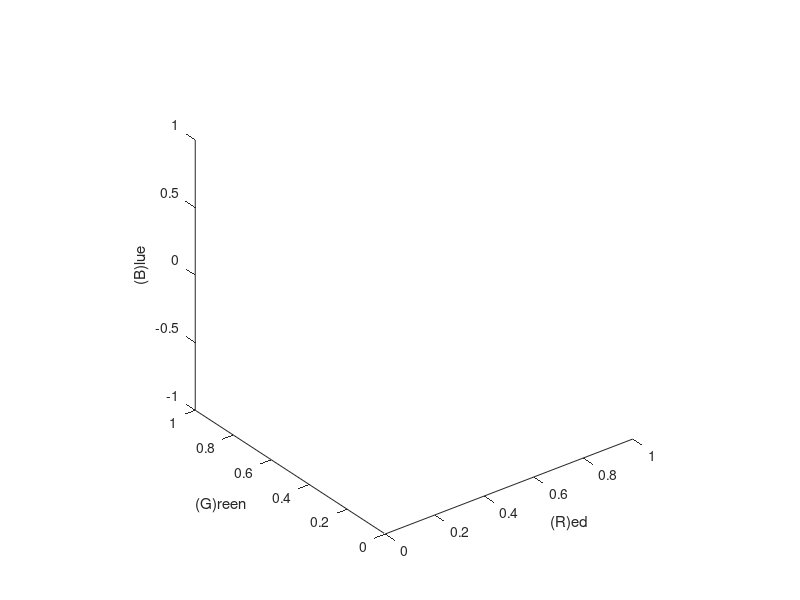

Here is the MATLAB script that generated this plot: (Note: this script raises an error after producing the figure.)
function demorgb(n);
%DEMORGB Demonstratate RGB colors.
%	DEMORGB(N) Gives some basic ideas of uicontrols. If n given it 
%	tells how many subdivisions there are for each axes, $n^3$ colors.
%
%SEE ALSO
%	Uses showwait, uicview, uicput, uicval.
%
%EXAMPLES
%	demorgb
%	print demorgb -djpeg

%Mention source when using or modifying these Shareware tools
%JVIR, Jussi.Virkkala@occuphealth.fi
%JVIR,  3-Feb-1999 Modified for PCWIN Matlab 5.2.

%	J.Virkkala 30-Jul-94	
%	J.Virkkala  6-Mar-95 Part of ScanUtil.

x=[0 0 1 1 0];		% square in xy plane
y=[0 1 1 0 0];
	% if no parameters given
if nargin==0;n=2;else;n=round(n);end;
n=n-1;
step=1/n;
	% scale RGB colors from 0...1
x=x./(n+1);		
y=y./(n+1);
cf=n/(n+1);
	% text
xlabel('(R)ed');
ylabel('(G)reen');
zlabel('(B)lue');
view(3);
axis('square')
hold on;
	% uicontrols to change angle of view
uicview;
	% make sure
set(gcf,'units','pixels','numbertitle','off','name','RGB Colors',...
  'menubar','none');
	% creating uicput
hdl=uicput('b12345b/t123te123e',-20);
hdl=[hdl;uicput('/s123  123s',-40)];
	% close buttons
set(hdl(1),'string','Close','callback','close;');
	% change N
set(hdl(2),'string','N');
set(hdl(4),'value',n+1,'min',2,'max',6);
	% change number of divides
set(hdl(3),'callback',['n' uicval(hdl(3),'string',1) ';clf;demorgb(n)'],...
  'string',int2str(n+1));
set(hdl(4),'callback',['n' uicval(hdl(4)) ';clf;demorgb(n)']);
	% loop drawing, nested loops -> slow
showwait('creating colors (%1.0f s)');
for i=0:step:1;
  for j=0:step:1;
    for k=0:step:1;
       fill3(x+cf*i*ones(1,5),y+cf*j*ones(1,5),ones(1,5)*k,[i j k])
    end;
    showwait;     
  end;
end;
hold off
showwait('');

%END OF DEMORGB